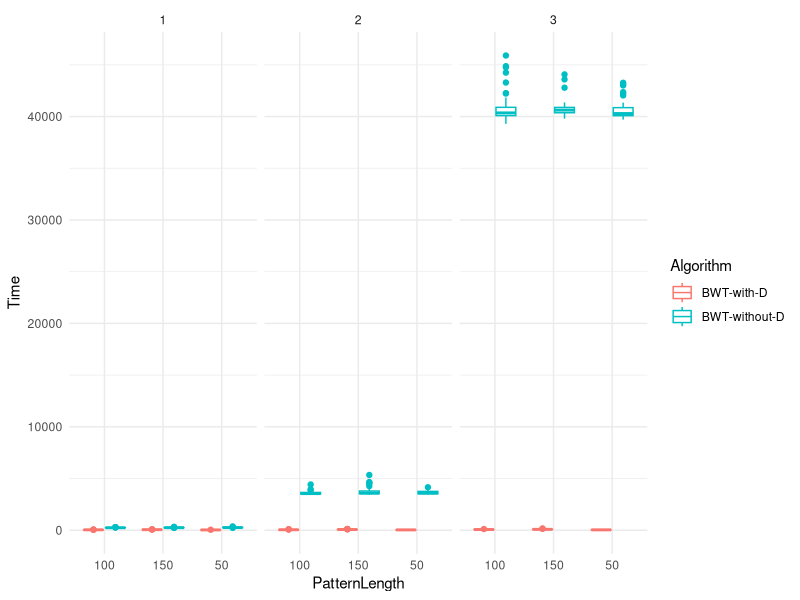
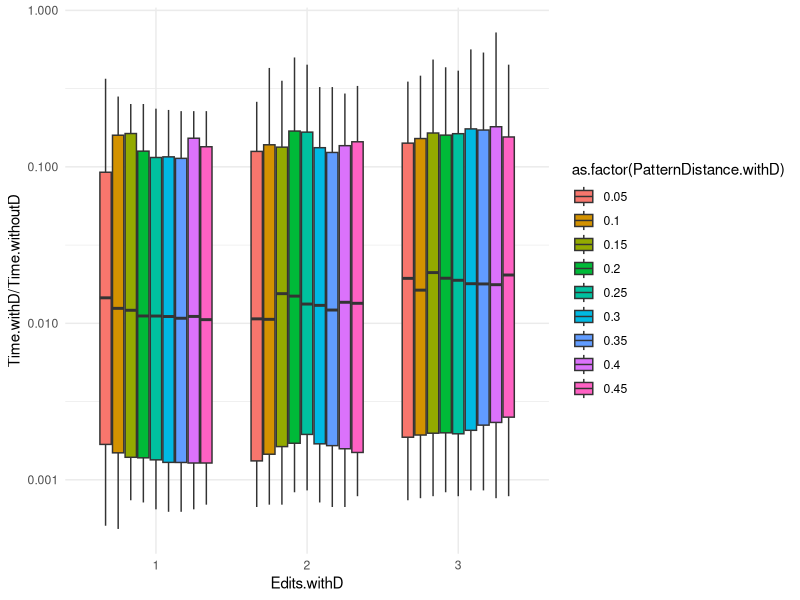
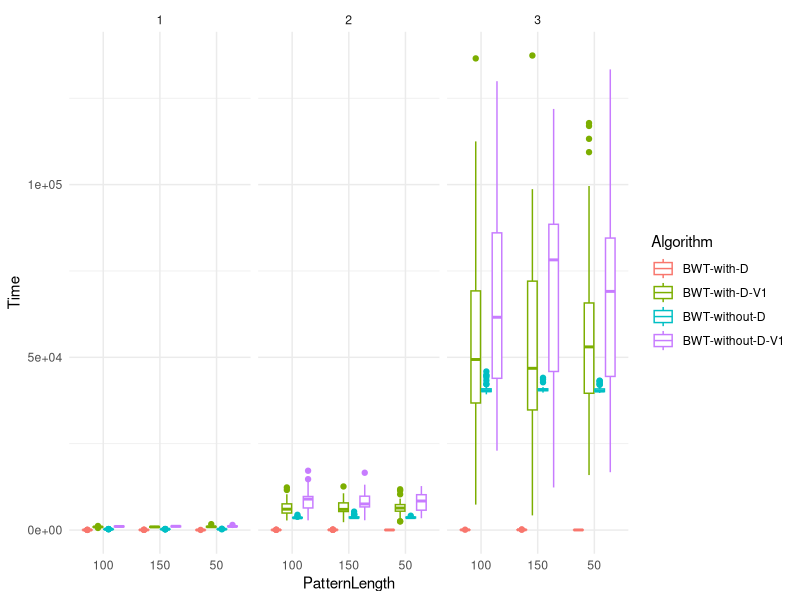

These charts were generated, in order, by the following R code:
library(tidyverse)
library(ggridges)

performance <- read_table2("bwt_search.txt",
                           col_names = c("Algorithm", "PatternLength", "PatternDistance",
                                         "Edits", "Time"),
                           col_types = "ccncn")

ggplot(performance,
       aes(x = PatternLength, y = Time, color = Algorithm)) +
    facet_grid(~ Edits) +
    geom_boxplot() +
    theme_minimal()

withoutD <- performance %>% filter(Algorithm == "BWT-without-D")
withD <- performance %>% filter(Algorithm == "BWT-with-D")

comparison <- inner_join(withoutD, withD, by = "PatternLength",
                         suffix = c(".withoutD", ".withD"))

comparison %>% ggplot(aes(x = Edits.withD, y = Time.withD / Time.withoutD,
                          fill = as.factor(PatternDistance.withD))) +
    geom_boxplot() +
    scale_y_log10() +
    theme_minimal()

performance1 <- read_table2("bwt_search_v1.txt",
                            col_names = c("Algorithm", "PatternLength", "PatternDistance",
                                          "Edits", "Time"),
                            col_types = "ccncn")

ggplot(rbind(performance1, performance),
       aes(x = PatternLength, y = Time, color = Algorithm)) +
    facet_grid(~ Edits) +
    geom_boxplot() +
    theme_minimal()
